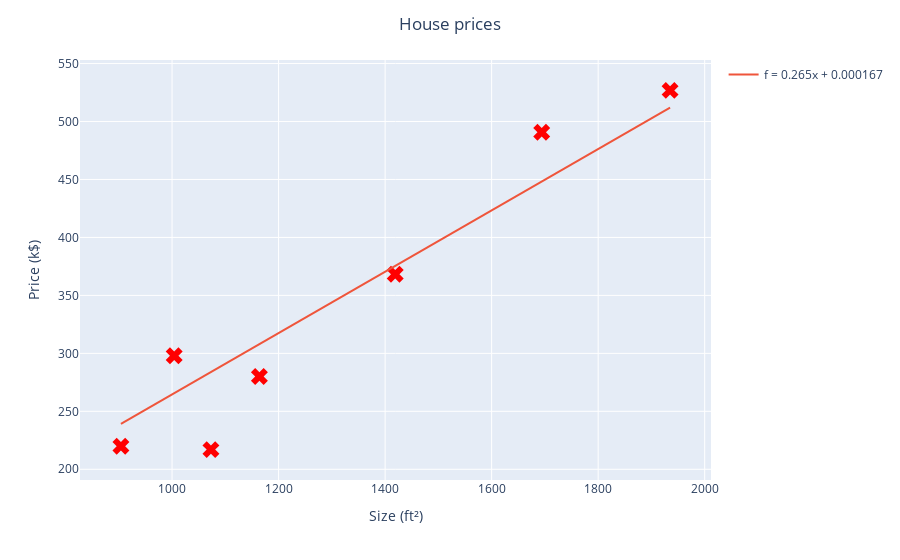

Notebook cell for this chart:
### Code cell
# Plot final function ontop of initial data to better analyse the fit
fig = plot_line_fit(df, w, b)
fig.show()

### Figure 1 — Plotly figure (JSON) as saved in the notebook; plotly's stock layout.template omitted (floating-point values rounded to 4 significant figures)
{"data": [{"hovertemplate": "size=%{x}<br>price=%{y}<extra></extra>", "legendgroup": "", "marker": {"color": "red", "size": 15, "symbol": "x"}, "mode": "markers", "name": "", "orientation": "v", "showlegend": false, "type": "scatter", "x": [1004, 904, 1694, 1073, 1419, 1164, 1935], "xaxis": "x", "y": [298, 219.8, 490.7, 217.0, 368.2, 280, 526.9], "yaxis": "y"}, {"mode": "lines", "name": "f = 0.265x + 0.000167", "type": "scatter", "x": [904, 1935], "y": [239.2, 512.1]}], "layout": {"legend": {"tracegroupgap": 0}, "margin": {"t": 60}, "title": {"text": "House prices", "x": 0.5}, "xaxis": {"anchor": "y", "domain": [0, 1], "title": {"text": "Size (ft²)"}}, "yaxis": {"anchor": "x", "domain": [0, 1], "title": {"text": "Price (k$)"}}}}
